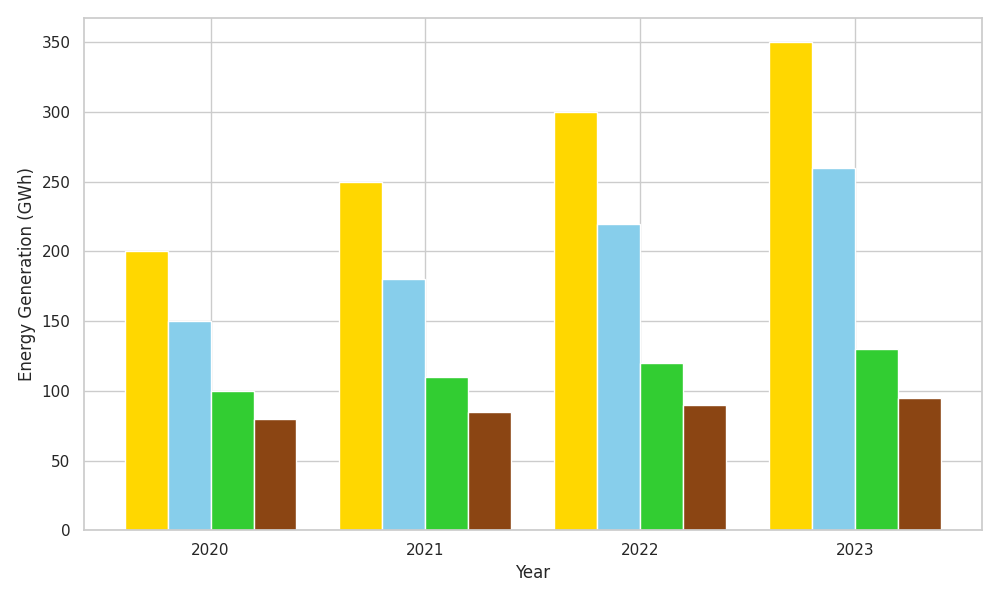

Source code (Python):
import matplotlib.pyplot as plt
import numpy as np

years = ['2020', '2021', '2022', '2023']
solar_energy = [200, 250, 300, 350]
wind_energy = [150, 180, 220, 260]
hydro_energy = [100, 110, 120, 130]
biomass_energy = [80, 85, 90, 95]

colors = ['#ffd700', '#87ceeb', '#32cd32', '#8b4513']
fig, ax = plt.subplots(figsize=(10, 6))

bar_width = 0.2
index = np.arange(len(years))

ax.bar(index, solar_energy, color=colors[0], width=bar_width, align='center')
ax.bar(index + bar_width, wind_energy, color=colors[1], width=bar_width, align='center')
ax.bar(index + 2 * bar_width, hydro_energy, color=colors[2], width=bar_width, align='center')
ax.bar(index + 3 * bar_width, biomass_energy, color=colors[3], width=bar_width, align='center')

ax.set_xticks(index + 1.5 * bar_width)
ax.set_xticklabels(years)

ax.set_xlabel('Year', fontsize=12)
ax.set_ylabel('Energy Generation (GWh)', fontsize=12)

plt.tight_layout()
plt.show()
